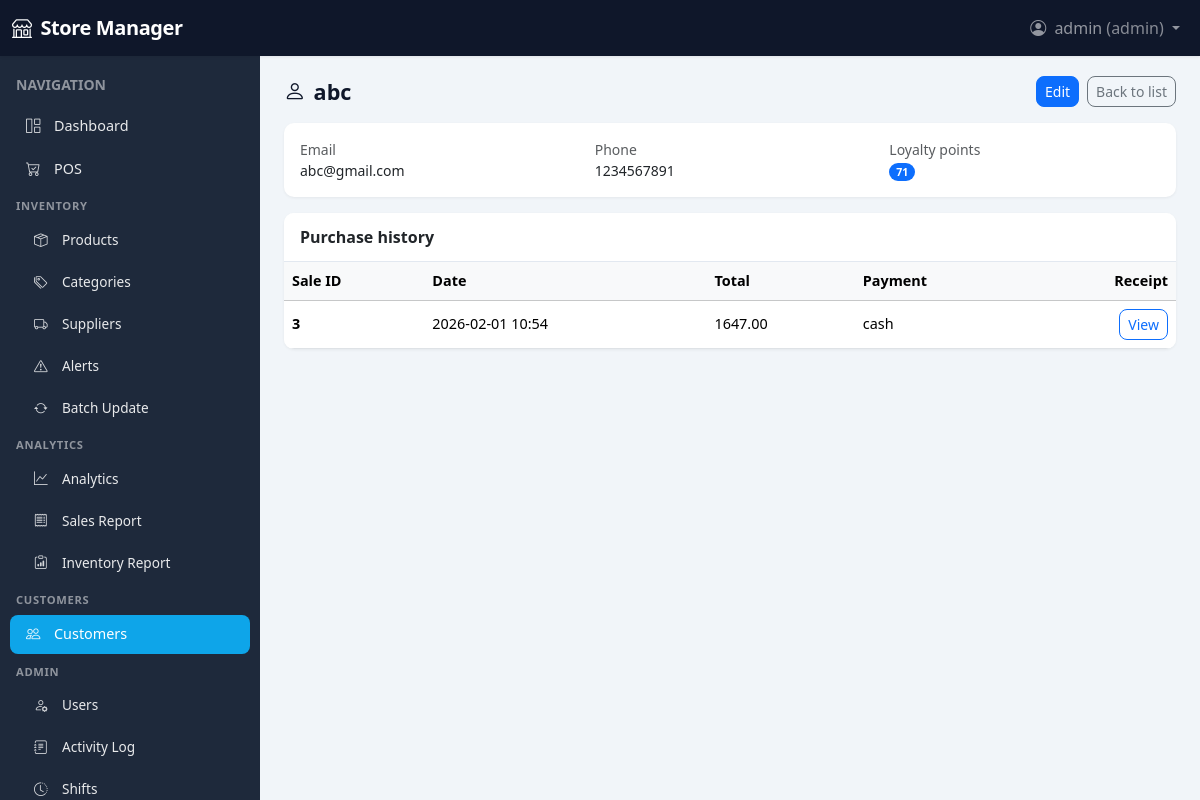
The page /customers/1 (signed in) on the database its author committed.
### app/models/user.py (models this page shows, shortened)
class User(UserMixin, db.Model):
    __tablename__ = "users"
    id = db.Column(db.Integer, primary_key=True)
    username = db.Column(db.String(80), unique=True, nullable=False, index=True)
    password_hash = db.Column(db.String(256), nullable=False)
    role = db.Column(db.String(20), nullable=False, default="cashier")  # admin, manager, cashier
    full_name = db.Column(db.String(120), nullable=True)
    email = db.Column(db.String(120), nullable=True)
    active = db.Column(db.Boolean, default=True)
    created_at = db.Column(db.DateTime, default=datetime.utcnow)
    sales = db.relationship("Sale", backref="user", lazy="dynamic", foreign_keys="Sale.user_id")
    activity_logs = db.relationship("ActivityLog", backref="user", lazy="dynamic")
    shifts = db.relationship("Shift", backref="user", lazy="dynamic")
    ROLES = ("admin", "manager", "cashier")
    def is_admin(self) -> bool:
        return self.role == "admin"
    def is_manager_or_above(self) -> bool:
        return self.role in ("admin", "manager")

### app/models/customer.py (models this page shows, shortened)
class Customer(db.Model):
    __tablename__ = "customers"
    id = db.Column(db.Integer, primary_key=True)
    name = db.Column(db.String(120), nullable=False, index=True)
    email = db.Column(db.String(120), nullable=True)
    phone = db.Column(db.String(30), nullable=True)
    loyalty_points = db.Column(db.Integer, default=0)
    created_at = db.Column(db.DateTime, default=datetime.utcnow)
    sales = db.relationship("Sale", backref="customer", lazy="dynamic")

### app/models/sale.py (models this page shows)
class Sale(db.Model):
    __tablename__ = "sales"
    id = db.Column(db.Integer, primary_key=True)
    user_id = db.Column(db.Integer, db.ForeignKey("users.id"), nullable=False)
    customer_id = db.Column(db.Integer, db.ForeignKey("customers.id"), nullable=True)
    subtotal = db.Column(db.Numeric(12, 2), nullable=False, default=0)
    tax_amount = db.Column(db.Numeric(12, 2), nullable=False, default=0)
    discount_amount = db.Column(db.Numeric(12, 2), nullable=False, default=0)
    total = db.Column(db.Numeric(12, 2), nullable=False, default=0)
    payment_method = db.Column(db.String(30), nullable=False)  # cash, card, mobile
    loyalty_points_used = db.Column(db.Integer, default=0)
    loyalty_points_earned = db.Column(db.Integer, default=0)
    created_at = db.Column(db.DateTime, default=datetime.utcnow)
    items = db.relationship("SaleItem", backref="sale", lazy="dynamic", cascade="all, delete-orphan")

### app/routes/customers.py (the view)
@customers_bp.route("/<int:customer_id>")
@login_required
@manager_required
def customer_detail(customer_id):
    customer = Customer.query.get(customer_id)
    if not customer:
        flash("Customer not found.", "danger")
        return redirect(url_for("customers.customer_list"))
    sales = Sale.query.filter_by(customer_id=customer_id).order_by(Sale.created_at.desc()).limit(50).all()
    return render_template("customers/detail.html", customer=customer, sales=sales)

### app/templates/customers/detail.html (shortened to what this page needs)
{% extends "base.html" %}
{% block content %}
<div class="page-header d-flex flex-wrap justify-content-between align-items-center gap-2 mb-3">
  <h1 class="h4 mb-0"><i class="bi bi-person me-2"></i>{{ customer.name }}</h1>
  <div class="d-flex gap-2">
    <a href="{{ url_for('customers.customer_edit', customer_id=customer.id) }}" class="btn btn-primary btn-sm">Edit</a>
    <a href="{{ url_for('customers.customer_list') }}" class="btn btn-outline-secondary btn-sm">Back to list</a>
  </div>
</div>
<div class="card p-3 mb-3">
  <div class="row small">
    <div class="col-md-4"><span class="text-muted">Email</span><br>{{ customer.email or '-' }}</div>
    <div class="col-md-4"><span class="text-muted">Phone</span><br>{{ customer.phone or '-' }}</div>
    <div class="col-md-4"><span class="text-muted">Loyalty points</span><br><span class="badge bg-primary rounded-pill">{{ customer.loyalty_points }}</span></div>
  </div>
</div>
<div class="card overflow-hidden">
  <div class="card-header">Purchase history</div>
  <div class="table-responsive">
    <table class="table table-hover align-middle mb-0">
      <thead class="table-light"><tr><th>Sale ID</th><th>Date</th><th>Total</th><th>Payment</th><th class="text-end">Receipt</th></tr></thead>
      <tbody>
        {% for s in sales %}
        <tr><td><strong>{{ s.id }}</strong></td><td>{{ s.created_at.strftime('%Y-%m-%d %H:%M') if s.created_at else '-' }}</td><td>{{ s.total }}</td><td>{{ s.payment_method }}</td><td class="text-end"><a href="{{ url_for('pos.receipt', sale_id=s.id) }}" class="btn btn-sm btn-outline-primary">View</a></td></tr>
        {% else %}
        <tr><td colspan="5" class="text-muted text-center py-4">No sales.</td></tr>
        {% endfor %}
      </tbody>
    </table>
  </div>
</div>
{% endblock %}

### app/templates/base.html (shortened to what this page needs)
<!DOCTYPE html>
<html lang="en">
<head>
  <link href="https://cdn.jsdelivr.net/npm/bootstrap@5.3.2/dist/css/bootstrap.min.css" rel="stylesheet">
  <link href="https://cdn.jsdelivr.net/npm/bootstrap-icons@1.11.1/font/bootstrap-icons.css" rel="stylesheet">
</head>
<body>
  <nav class="navbar navbar-expand-lg navbar-dark fixed-top" style="height: var(--navbar-height);">
    <div class="container-fluid">
      <a class="navbar-brand" href="{{ url_for('main.dashboard') }}"><i class="bi bi-shop me-1"></i> Store Manager</a>
      <div class="collapse navbar-collapse" id="navMain">
        <ul class="navbar-nav ms-auto">
          {% if current_user.is_authenticated %}
          <li class="nav-item dropdown">
            <a class="nav-link dropdown-toggle" href="#" id="userMenu" role="button" data-bs-toggle="dropdown">
              <i class="bi bi-person-circle me-1"></i> {{ current_user.username }} <span class="text-white-50">({{ current_user.role }})</span>
            </a>
          </li>
          {% endif %}
        </ul>
      </div>
    </div>
  </nav>
  <div class="d-flex">
    {% if current_user.is_authenticated %}
    <aside class="sidebar flex-shrink-0" id="sidebar">
      <div class="p-3 pb-0">
        <span class="text-white-50 small text-uppercase fw-semibold">Navigation</span>
      </div>
      <ul class="nav flex-column py-2">
        <li class="nav-item">
          <a class="nav-link {{ 'active' if request.endpoint == 'main.dashboard' else '' }}" href="{{ url_for('main.dashboard') }}">
            <i class="bi bi-grid-1x2 me-2"></i>Dashboard
          </a>
        </li>
        <li class="nav-item">
          <a class="nav-link {{ 'active' if request.endpoint and request.endpoint.startswith('pos.') else '' }}" href="{{ url_for('pos.index') }}">
            <i class="bi bi-cart-check me-2"></i>POS
          </a>
        </li>
        <li class="nav-section-label">Inventory</li>
        <li class="nav-item">
          <a class="nav-link sub {{ 'active' if request.endpoint in ['inventory.product_list', 'inventory.product_add', 'inventory.product_edit'] else '' }}" href="{{ url_for('inventory.product_list') }}">
            <i class="bi bi-box-seam me-2"></i>Products
          </a>
        </li>
        {% if current_user.is_manager_or_above() %}
        <li class="nav-item">
          <a class="nav-link sub {{ 'active' if request.endpoint in ['inventory.category_list', 'inventory.category_add', 'inventory.category_edit'] else '' }}" href="{{ url_for('inventory.category_list') }}">
            <i class="bi bi-tags me-2"></i>Categories
          </a>
        </li>
        <li class="nav-item">
          <a class="nav-link sub {{ 'active' if request.endpoint in ['inventory.supplier_list', 'inventory.supplier_add', 'inventory.supplier_edit'] else '' }}" href="{{ url_for('inventory.supplier_list') }}">
            <i class="bi bi-truck me-2"></i>Suppliers
          </a>
        </li>
        <li class="nav-item">
          <a class="nav-link sub {{ 'active' if request.endpoint == 'inventory.alerts' else '' }}" href="{{ url_for('inventory.alerts') }}">
            <i class="bi bi-exclamation-triangle me-2"></i>Alerts
          </a>
        </li>
        <li class="nav-item">
          <a class="nav-link sub {{ 'active' if request.endpoint == 'inventory.batch_update' else '' }}" href="{{ url_for('inventory.batch_update') }}">
            <i class="bi bi-arrow-repeat me-2"></i>Batch Update
          </a>
        </li>
        <li class="nav-section-label">Analytics</li>
        <li class="nav-item">
          <a class="nav-link sub {{ 'active' if request.endpoint == 'analytics.dashboard' else '' }}" href="{{ url_for('analytics.dashboard') }}">
            <i class="bi bi-graph-up me-2"></i>Analytics
          </a>
        </li>
        <li class="nav-item">
          <a class="nav-link sub {{ 'active' if request.endpoint == 'analytics.sales_report_page' else '' }}" href="{{ url_for('analytics.sales_report_page') }}">
            <i class="bi bi-receipt me-2"></i>Sales Report
          </a>
        </li>
        <li class="nav-item">
          <a class="nav-link sub {{ 'active' if request.endpoint == 'analytics.inventory_report' else '' }}" href="{{ url_for('analytics.inventory_report') }}">
            <i class="bi bi-clipboard-data me-2"></i>Inventory Report
          </a>
        </li>
        {% endif %}
        {% if current_user.is_manager_or_above() %}
        <li class="nav-section-label">Customers</li>
        <li class="nav-item">
          <a class="nav-link {{ 'active' if request.endpoint and request.endpoint.startswith('customers.') else '' }}" href="{{ url_for('customers.customer_list') }}">
            <i class="bi bi-people me-2"></i>Customers
          </a>
        </li>
        {% endif %}
        {% if current_user.is_admin() %}
        <li class="nav-section-label">Admin</li>
        <li class="nav-item">
          <a class="nav-link sub {{ 'active' if request.endpoint == 'users.user_list' else '' }}" href="{{ url_for('users.user_list') }}">
            <i class="bi bi-person-gear me-2"></i>Users
          </a>
        </li>
        <li class="nav-item">
          <a class="nav-link sub {{ 'active' if request.endpoint == 'users.activity_log' else '' }}" href="{{ url_for('users.activity_log') }}">
            <i class="bi bi-journal-text me-2"></i>Activity Log
          </a>
        </li>
        <li class="nav-item">
          <a class="nav-link sub {{ 'active' if request.endpoint == 'users.shift_list' else '' }}" href="{{ url_for('users.shift_list') }}">
            <i class="bi bi-clock-history me-2"></i>Shifts
          </a>
        </li>
        {% endif %}
      </ul>
    </aside>
    {% endif %}
    <div class="main-wrap flex-grow-1">
      <main class="main-content">
        {% block content %}{% endblock %}
      </main>
    </div>
  </div>
</body>
</html>

### app/templates/base.html (style rules this page uses)
:root { --sidebar-width: 260px; --navbar-height: 56px; --sidebar-bg: #1e293b; --sidebar-hover: rgba(255,255,255,.08); --sidebar-active: #0ea5e9; --sidebar-text: rgba(255,255,255,.9); --content-bg: #f1f5f9; --card-shadow: 0 1px 3px rgba(0,0,0,.06); --card-radius: 10px; }
body { min-height: 100vh; background: var(--content-bg); font-family: system-ui, -apple-system, sans-serif; }
.navbar { box-shadow: 0 1px 3px rgba(0,0,0,.08); background: #0f172a !important; }
.navbar-brand { font-weight: 600; letter-spacing: -0.02em; }
.sidebar { width: var(--sidebar-width); min-height: calc(100vh - var(--navbar-height)); background: var(--sidebar-bg); position: fixed; left: 0; top: var(--navbar-height); z-index: 1020; overflow-y: auto; transition: transform .2s ease, box-shadow .2s ease; }
.sidebar .nav-section-label { color: rgba(255,255,255,.5); font-size: .7rem; font-weight: 600; text-transform: uppercase; letter-spacing: .06em; padding: .5rem 1rem .25rem; }
.sidebar .nav-link { color: var(--sidebar-text); padding: .55rem 1rem; border-radius: 8px; margin: 2px 10px; font-size: .9rem; display: flex; align-items: center; }
.sidebar .nav-link i { opacity: .9; width: 1.25rem; }
.sidebar .nav-link.active { background: var(--sidebar-active); color: #fff; }
.sidebar .nav-link.sub { padding-left: 1.5rem; font-size: .85rem; }
.main-wrap { margin-left: var(--sidebar-width); padding-top: var(--navbar-height); min-height: 100vh; }
.main-content { padding: 1.25rem 1.5rem; max-width: 1400px; margin: 0 auto; }
.page-header { margin-bottom: 1.25rem; }
.page-header h1 { font-size: 1.35rem; font-weight: 600; color: #0f172a; margin: 0; }
.card { border: none; border-radius: var(--card-radius); box-shadow: var(--card-shadow); }
.card-header { font-weight: 600; background: #fff; border-bottom: 1px solid #e2e8f0; border-radius: var(--card-radius) var(--card-radius) 0 0; padding: .75rem 1rem; }
.table { font-size: .9rem; }
.btn { border-radius: 8px; font-weight: 500; }

### rows shown on the page
User: username "admin", role "admin"
Customer: name "abc", email "abc@gmail.com", phone "1234567891", loyalty_points "71"
Sale: id "3", created_at "2026-02-01 10:54", total "1647.00", payment_method "cash"
